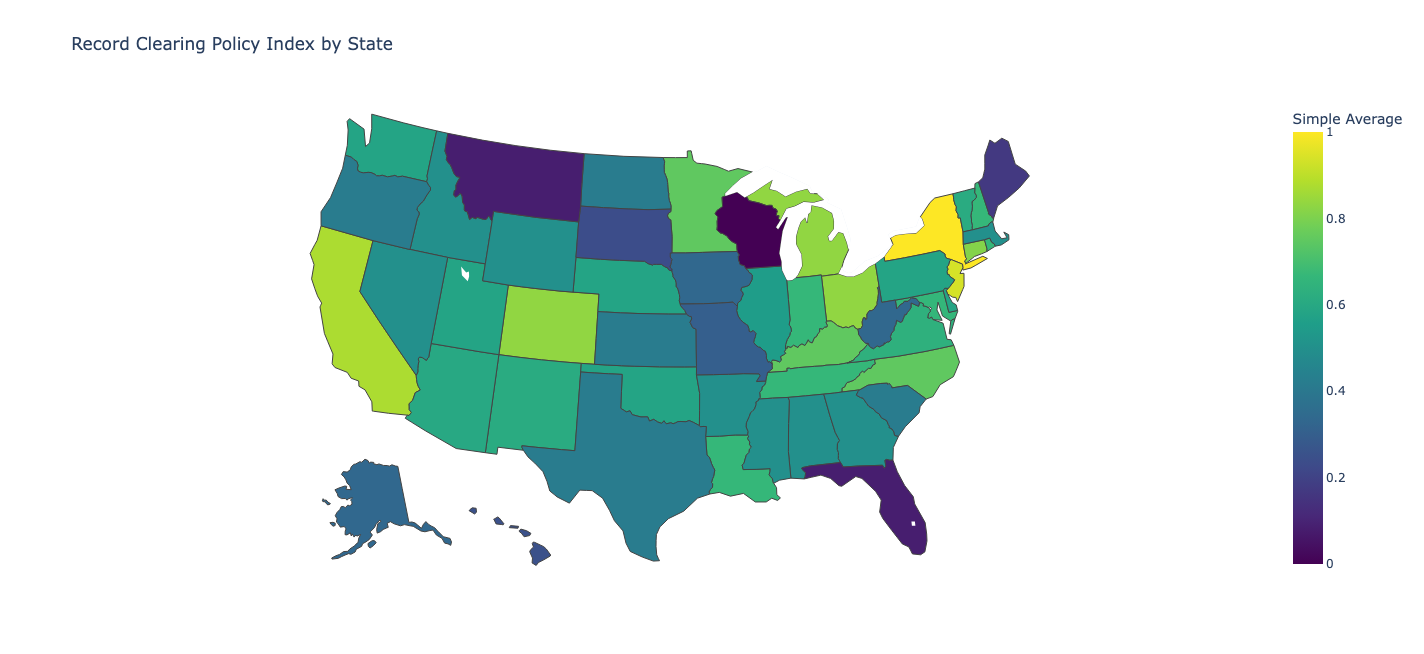

Generate this figure with Python:
import pandas as pd
import plotly.express as px
import numpy as np
from us import states

csv_file_path = 'clearing_index.csv'  # replace with your file path
df = pd.read_csv(csv_file_path)

# get the abbrviation
def state_name_to_abbr(state_name):
    state_name = state_name.strip()
    state = states.lookup(state_name.title())
    return state.abbr if state else None

def get_state_name_to_abbr(row):
    return state_name_to_abbr(row['State'])

df['StateAbbr'] = df.apply(get_state_name_to_abbr, axis=1)

print(df)

# Choropleth map
fig = px.choropleth(df,
                    locations='StateAbbr',
                    locationmode='USA-states',
                    color='Simple Average',
                    scope='usa',
                    color_continuous_scale='Viridis',
                    title='Record Clearing Policy Index by State')
fig.show()
